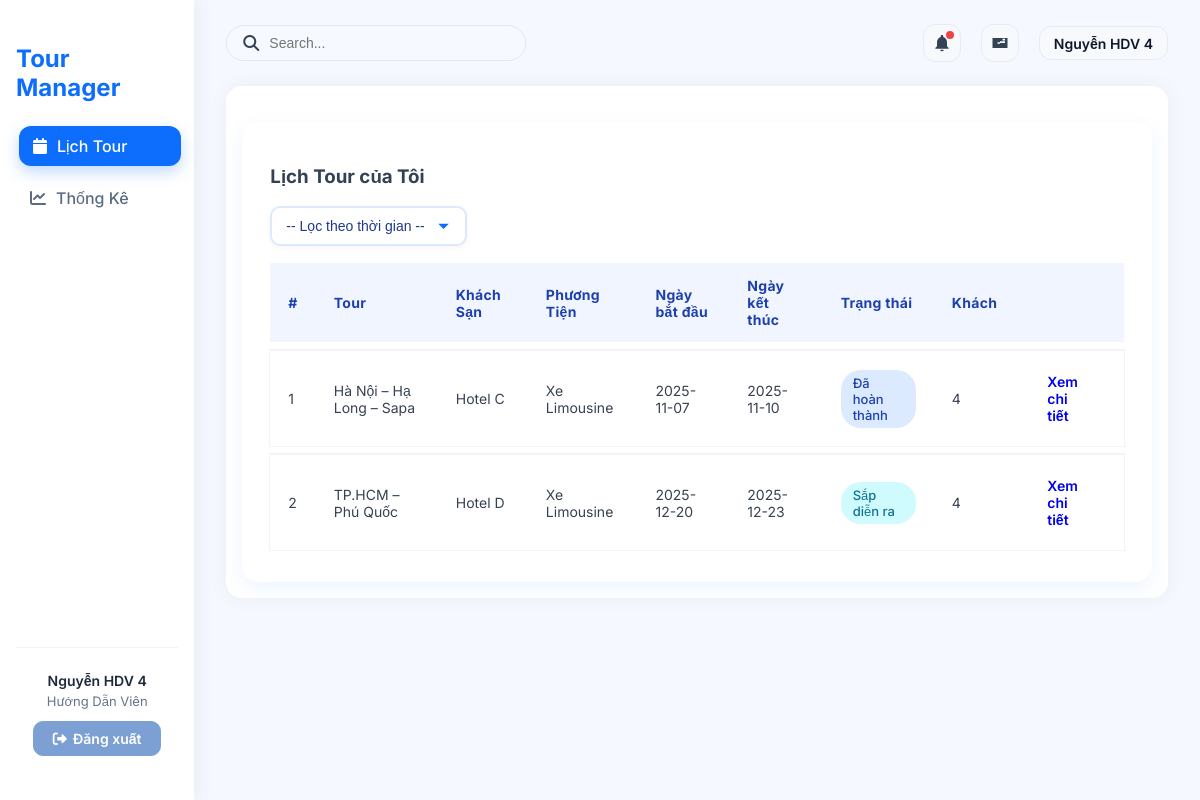
Page /?action=guide-schedule (signed in) on the earlier database version.
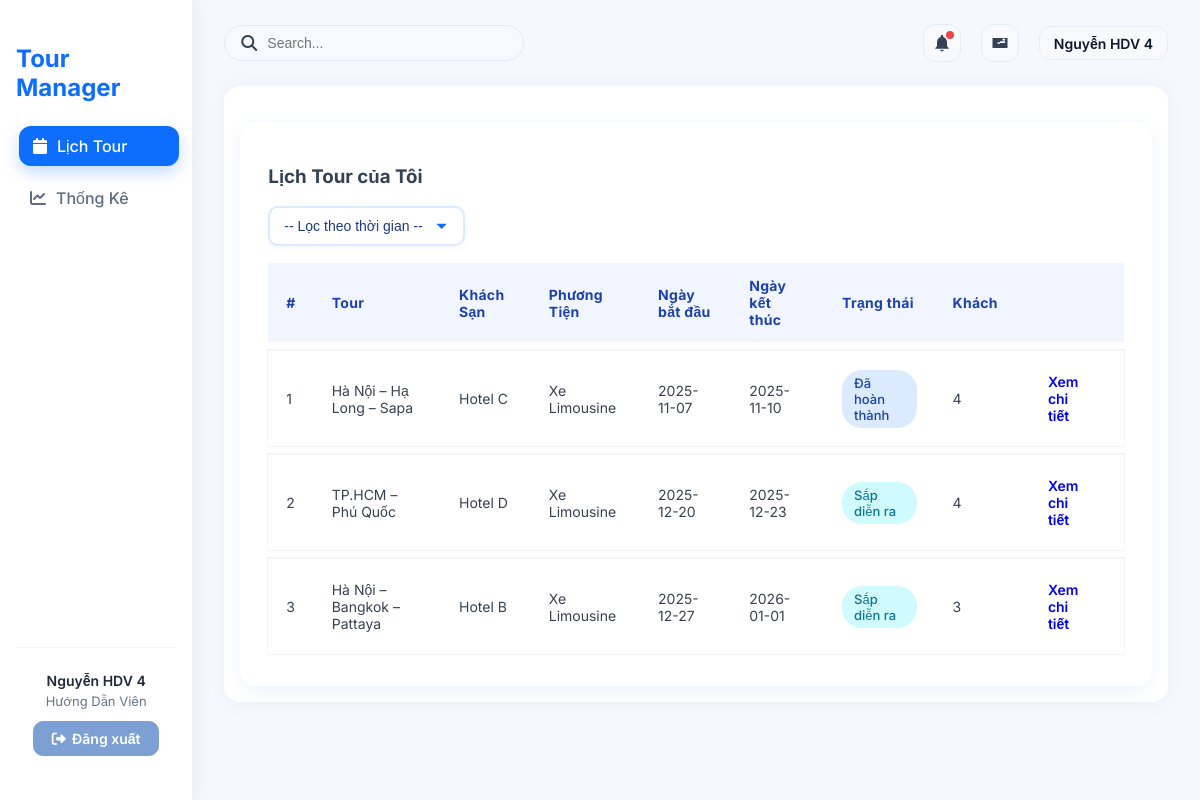
Same page on the later database version.
### tables this page shows
CREATE TABLE `bookings` (
  `booking_id` int NOT NULL,
  `tour_id` int DEFAULT NULL,
  `guide_id` int DEFAULT NULL,
  `hotel_id` int DEFAULT NULL,
  `vehicle_id` int DEFAULT NULL,
  `status` enum('sap_dien_ra','dang_dien_ra','cho_xac_nhan_ket_thuc','da_hoan_thanh','da_huy') NOT NULL DEFAULT 'sap_dien_ra',
  `report` text,
  `created_at` timestamp NULL DEFAULT CURRENT_TIMESTAMP,
  `start_date` date DEFAULT NULL,
  `end_date` date DEFAULT NULL,
  `total_price` decimal(12,2) NOT NULL DEFAULT '0.00'
);

CREATE TABLE `tours` (
  `tour_id` int NOT NULL,
  `tour_name` varchar(150) NOT NULL,
  `description` text,
  `price_adult` int NOT NULL DEFAULT '0',
  `price_child` int NOT NULL DEFAULT '0',
  `days` int NOT NULL DEFAULT '1',
  `category_id` int DEFAULT NULL,
  `tour_images` varchar(255) DEFAULT NULL
);

CREATE TABLE `hotels` (
  `hotel_service_id` int NOT NULL,
  `service_name` varchar(255) DEFAULT NULL,
  `room_type` varchar(255) DEFAULT NULL,
  `price_per_night` decimal(12,2) DEFAULT NULL,
  `description` text,
  `hotel_manager` varchar(100) NOT NULL,
  `hotel_manager_phone` varchar(20) NOT NULL,
  `hotel_image` varchar(255) DEFAULT NULL
);

CREATE TABLE `vehicles` (
  `vehicle_service_id` int NOT NULL,
  `service_name` varchar(255) DEFAULT NULL,
  `seat` int DEFAULT NULL,
  `price_per_day` decimal(12,2) DEFAULT NULL,
  `description` text,
  `driver_name` varchar(100) NOT NULL,
  `driver_phone` varchar(20) NOT NULL,
  `license_plate` varchar(20) NOT NULL
);

### controllers/GuideScheduleController.php (called while the page is built, shortened)
<?php
class GuideScheduleController
{
    private $bookingQuery;
    function __construct()
    {
        $this->bookingQuery = new BookingQuery();
    }
    public function mySchedule()
    {
        $filter = $_GET['filter'] ?? '';
        $user_id = $_SESSION['user']['id'];
        $guide = $this->bookingQuery->getGuideByUserId($user_id);
        $guide_id = $guide['guide_id'];
        $schedule = $this->bookingQuery->getBookingsByGuide($guide_id, $filter);
        require './views/Guides/Schedule.php';
    }
}

### routes/index.php (called while the page is built)
<?php
$action = $_GET['action'] ?? '/';
match ($action) {
    '/' => (new AuthController)->home(),
    'admin' => require './views/admin.php',
    'login' => (new AuthController)->login(),
    'logout' => (new AuthController)->logout(),
    'admin-listTours' => require './views/admin.php',
    'admin-createTours' => require './views/admin.php',
    'admin-updateTours' => require './views/admin.php',
    'admin-listUsers' => require './views/admin.php',
    'admin-createUsers' => require './views/admin.php',
    'admin-updateUsers' => require './views/admin.php',
    'admin-listCategory' => require './views/admin.php',
    'admin-createCategory' => require './views/admin.php',
    'admin-updateCategory' => require './views/admin.php',
    'admin-listCustomer' => require './views/admin.php',
    'admin-createCustomer' => require './views/admin.php',
    'admin-updateCustomer' => require './views/admin.php',
    'admin-listDiscount' => require './views/admin.php',
    'admin-createDiscount' => require './views/admin.php',
    'admin-updateDiscount' => require './views/admin.php',
    'admin-listGuide' => require './views/admin.php',
    'admin-createGuide' => require './views/admin.php',
    'admin-updateGuide' => require './views/admin.php',
    'admin-listTourGuide' => require './views/admin.php',
    'admin-createTourGuide' => require './views/admin.php',
    'admin-updateTourGuide' => require './views/admin.php',
    'admin-listHotel' => require './views/admin.php',
    'admin-createHotel' => require './views/admin.php',
    'admin-updateHotel' => require './views/admin.php',
    'admin-listVehicles' => require './views/admin.php',
    'admin-createVehicles' => require './views/admin.php',
    'admin-updateVehicles' => require './views/admin.php',
    'admin-listReport' => require './views/admin.php',
    'admin-createReport' => require './views/admin.php',
    'admin-updateReport' => require './views/admin.php',
    default => require './views/admin.php',
};

### index.php (called while the page is built, shortened)
<?php
spl_autoload_register(function ($class) {
    $fileName = "$class.php";
    $fileModel              = PATH_MODEL . $fileName;
});
require_once './routes/index.php';

### models/BaseModel.php (called while the page is built, shortened)
<?php
class BaseModel
{
    public function __construct()
    {
        $dsn = sprintf('mysql:host=%s;port=%s;dbname=%s;charset=utf8', DB_HOST, DB_PORT, DB_NAME);
        try {
            $this->pdo = new PDO($dsn, DB_USERNAME, DB_PASSWORD, DB_OPTIONS);
        } catch (PDOException $e) {
            die("Kết nối cơ sở dữ liệu thất bại: {$e->getMessage()}. Vui lòng thử lại sau.");
        }
    }
}

### models/BookingQuery.php (called while the page is built, shortened)
<?php
class BookingQuery extends BaseModel
{
    public function getBookingsByGuide($guide_id, $filter = '')
    {
        $sql = "SELECT
                    b.booking_id,
                    b.start_date,
                    b.end_date,
                    b.status,
                    h.service_name AS hotel_name,
                    v.service_name AS vehicle_name,
                    t.tour_name,
                    COUNT(bc.customer_id) AS total_customers
                FROM bookings b
                JOIN guides g ON b.guide_id = g.guide_id
                LEFT JOIN tours t ON b.tour_id = t.tour_id
                LEFT JOIN booking_customers bc ON b.booking_id = bc.booking_id
                LEFT JOIN hotels h ON b.hotel_id = h.hotel_service_id
                LEFT JOIN vehicles v ON b.vehicle_id = v.vehicle_service_id
                WHERE g.guide_id = :guide_id";
        $sql .= " GROUP BY b.booking_id";
        $sql .= " ORDER BY
                    CASE b.status
                        WHEN 'dang_dien_ra' THEN 1
                        WHEN 'cho_duyet' THEN 2
                        WHEN 'da_huy' THEN 3
                        WHEN 'da_hoan_thanh' THEN 4
                        ELSE 5
                    END,
                    b.start_date ASC";
        $stm = $this->pdo->prepare($sql);
        $stm->bindParam(':guide_id', $guide_id);
        $stm->execute();
        return $stm->fetchAll(PDO::FETCH_ASSOC);
    }
    public function getGuideByUserId($user_id)
    {
        $sql = "SELECT guide_id FROM guides WHERE user_id = ?";
        $stm = $this->pdo->prepare($sql);
        $stm->execute([$user_id]);
        return $stm->fetch(PDO::FETCH_ASSOC);
    }
}
?>

### views/Guides/Schedule.php (the view, shortened to what the changed rows need)
<div class="admin-table-container">
    <table class="table table-hover align-middle">
        <thead class="table-light">
            <tr>
                <th>#</th>
                <th>Tour</th>
                <th>Khách Sạn</th>
                <th>Phương Tiện</th>
                <th>Ngày bắt đầu</th>
                <th>Ngày kết thúc</th>
                <th>Trạng thái</th>
                <th>Khách</th>
                <th></th>
            </tr>
        </thead>
        <tbody>
            <?php $i=1; foreach($schedule as $item): ?>
            <tr>
                <td><?= $i++ ?></td>
                <td><?= $item['tour_name'] ?></td>
                <td><?= $item['hotel_name'] ?></td>
                <td><?= $item['vehicle_name'] ?></td>
                <td><?= $item['start_date'] ?></td>
                <td><?= $item['end_date'] ?></td>
                <td>
                    <?php
                        switch ($item['status']) {
                            case 'sap_dien_ra':
                                echo "<span class='badge bg-info'>Sắp diễn ra</span>";
                                break;
                            case 'da_hoan_thanh':
                                echo "<span class='badge bg-primary'>Đã hoàn thành</span>";
                                break;
                        }
                    ?>
                </td>
                <td><?= $item['total_customers'] ?></td>
                <td>
                    <a href="?action=guide-detailGuideBooking&id=<?= $item['booking_id'] ?>"
                        class="btn btn-sm btn-primary">
                        Xem chi tiết
                    </a>
                </td>
            </tr>
            <?php endforeach ?>
        </tbody>
    </table>
</div>

Differences in the rows shown:
added bookings: tour.tour_name "Hà Nội – Bangkok – Pattaya", hotel.service_name "Hotel B", vehicle.service_name "Xe Limousine", start_date "2025-12-27", end_date "2026-01-01", status "Sắp diễn ra", total_customers "3"
